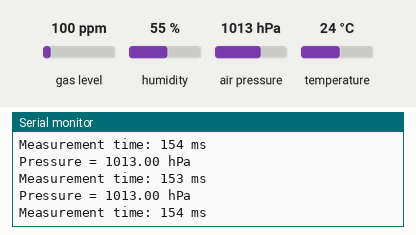
This sketch was run on a simulated Arduino Uno, built with avr-gcc and run on an emulated ATmega328P. On the bench: the last lines printed to the serial monitor. Inputs (shaded band) come from the test bench; at power-on: air pressure 1013 hPa, gas level 100 ppm, humidity 55 %, temperature 24 °C.

Above: at 1.2 s.
1.3 s: air pressure set to 952 hPa
At 1.38 s:
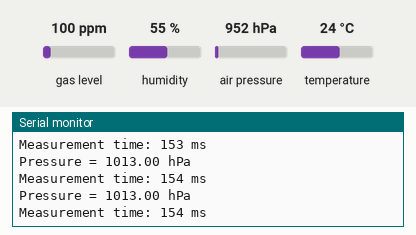
2.8 s: air pressure set to 975 hPa
At 2.93 s:
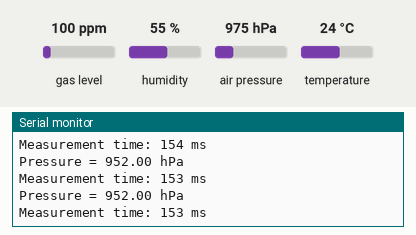
Timing chart, 0 to 5.8 s (numbered marks = the images above; inputs shaded):
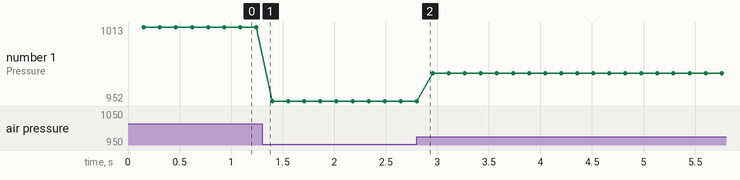

The sketch:

bme680test.ino
```cpp
#include <Adafruit_Sensor.h>
#include <Adafruit_BME680.h>

Adafruit_BME680 bme;

void setup() {
  Serial.begin(115200);

  if (!bme.begin(0x77)) {
    Serial.println("Could not find a valid BME680 sensor, check wiring!");
    while (1);
  }

  // Set oversampling to 1x for temperature, pressure, and humidity
  // bme.setTemperatureOversampling(BME680_OS_1X);
  bme.setPressureOversampling(BME680_OS_16X);
  // bme.setHumidityOversampling(BME680_OS_1X);

  // Disable the IIR filter
  bme.setIIRFilterSize(BME680_FILTER_SIZE_0);

  // Disable the gas sensor
  bme.setGasHeater(0, 0); // No gas measurements
}

void loop() {
  unsigned long start = millis();

  // Trigger a forced measurement
  bme.performReading();

  unsigned long end = millis();

  // Print measurement data
  // Serial.print("Temperature = ");
  // Serial.print(bme.temperature);
  // Serial.println(" °C");

  Serial.print("Pressure = ");
  Serial.print(bme.pressure / 100.0); // Convert to hPa
  Serial.println(" hPa");

  // Serial.print("Humidity = ");
  // Serial.print(bme.humidity);
  // Serial.println(" %");

  // Print the time it took for the measurement
  Serial.print("Measurement time: ");
  Serial.print(end - start);
  Serial.println(" ms");

  // Adjust loop timing for your desired sample rate
  delay(1); // Short delay to achieve the highest possible rate
}
```

Measured:
- plotted number 1: 1013 → 952 after the input at 1.3 s, 952 → 975 after the input at 2.8 s
